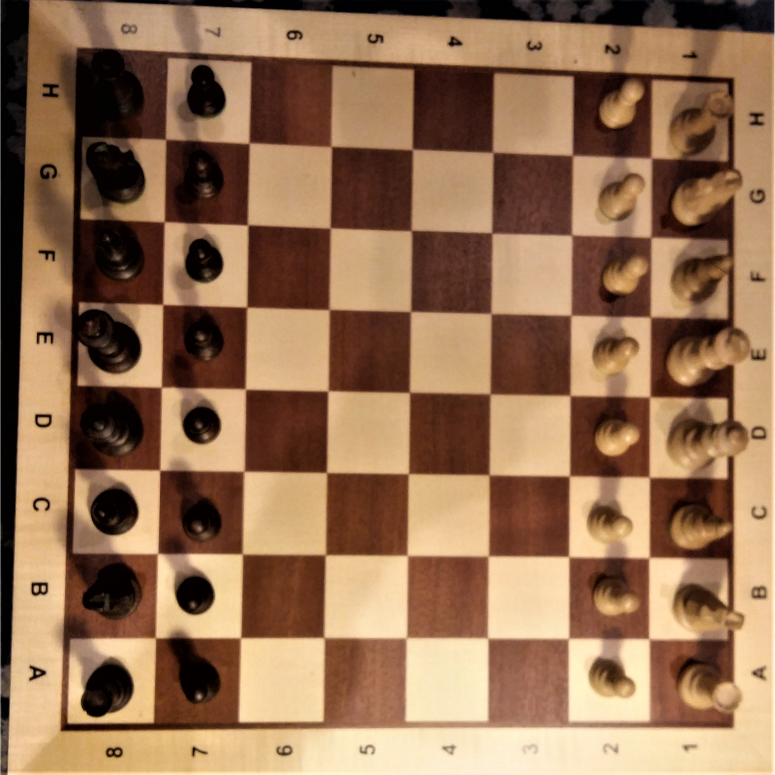
#> input picture chessPowerMaster/src/open_cv_tests/imgs/szaszki.jpg, 2324 x 2324 px (shown at 1/3 size)
$ python threshold.py
#> lines starting #> are read from the running program, lines starting #| are printed output that depends on the picture; after the words box and inside, x2 and y2 are one past the last pixel; in counts of white or black regions, pixels touching at a corner belong together
#!/usr/bin/env python3
# -*- coding: utf-8 -*-
"""
Created on Fri Feb 23 20:06:39 2018

@author: nos
"""
import cv2

def adaptive_thresh(img, block_size, c):
    gray = cv2.cvtColor(img, cv2.COLOR_BGR2GRAY)
    return cv2.adaptiveThreshold(gray, 255,
                                 cv2.ADAPTIVE_THRESH_GAUSSIAN_C,
                                 cv2.THRESH_BINARY, block_size, c)


if __name__ == '__main__':
    img_path = 'imgs/szaszki.jpg'
    img = cv2.resize(cv2.imread(img_path), None, fx = 0.4, fy = 0.4)
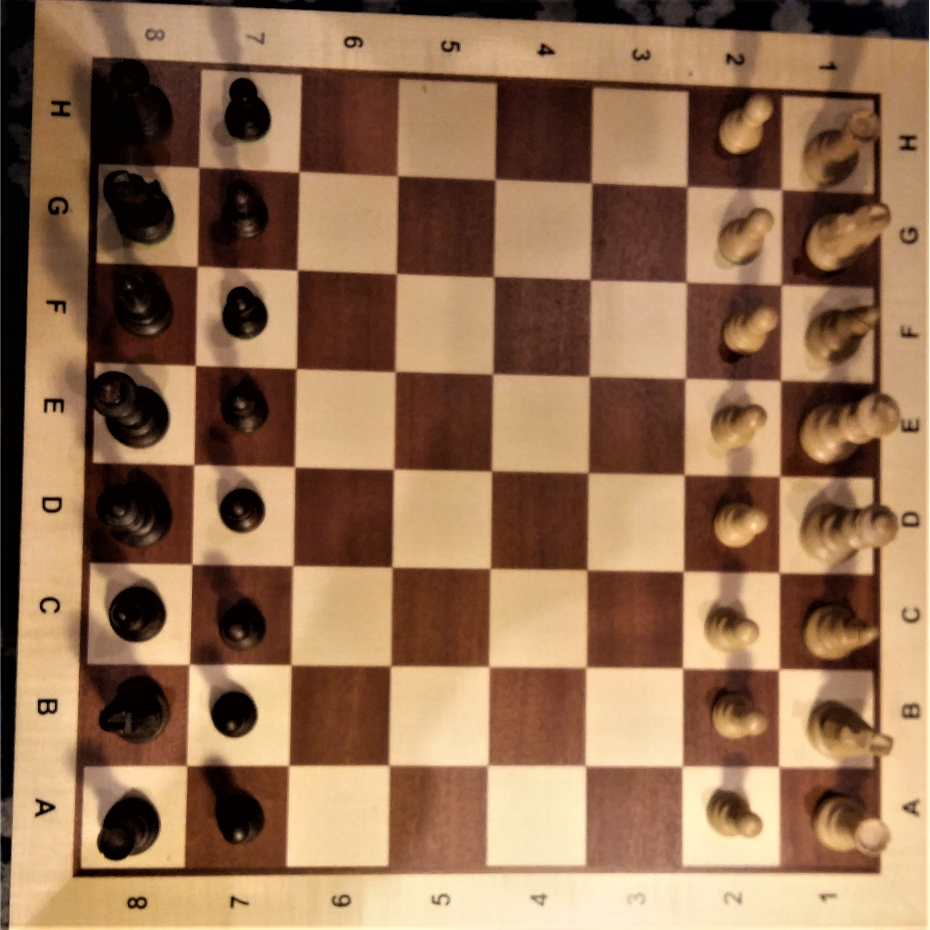
#> img: shape (930, 930, 3); mean B, G, R 82.9, 112.4, 148.1
    th_a = adaptive_thresh(img, 351, 2)
#> in adaptive_thresh, `gray = cv2.cvtColor(img, cv2.COLOR_BGR2GRAY)`:
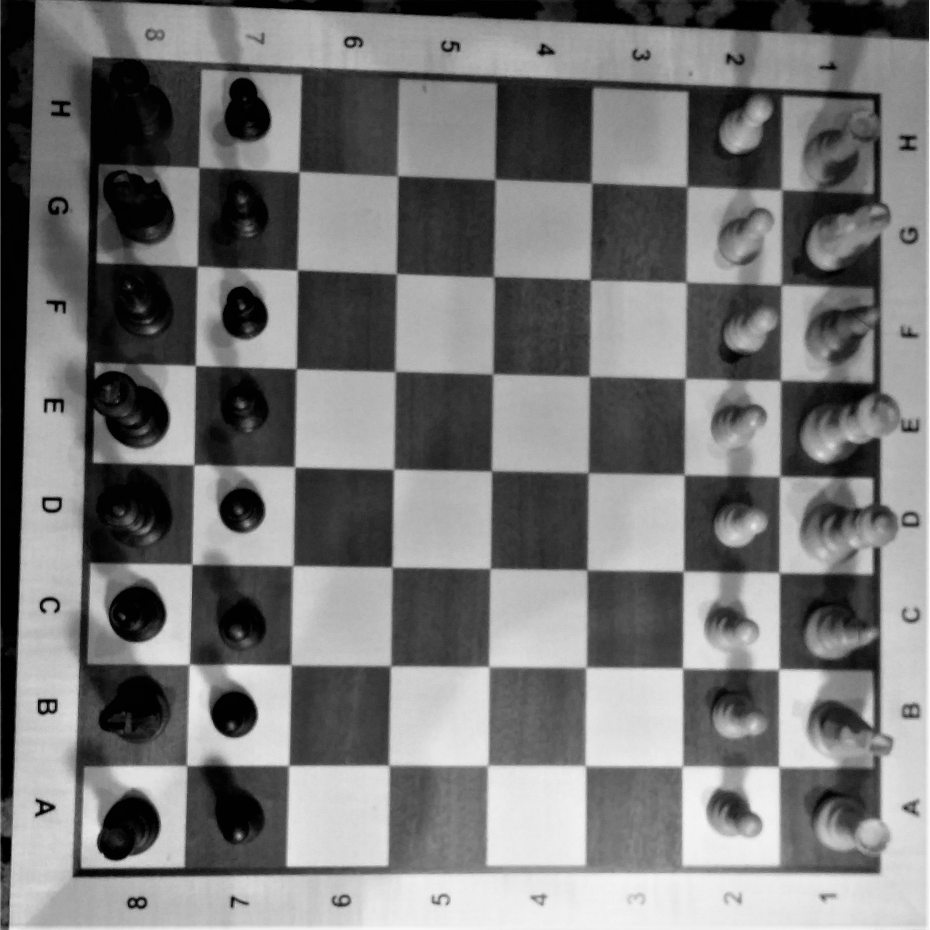
#> gray: shape (930, 930); min 0, max 254, mean 119.7
#> in adaptive_thresh, `return cv2.adaptiveThreshold(gray, 255, cv2.ADAPTIVE_THRESH_GAUSSIAN_C..`:
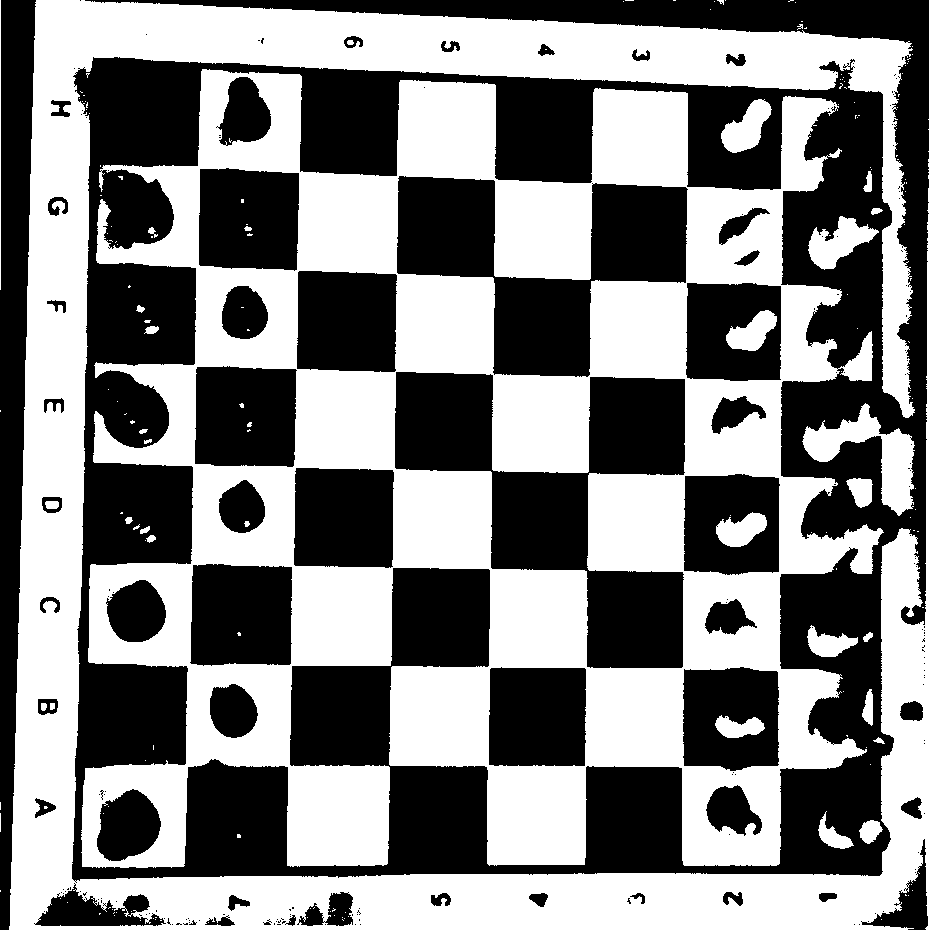
#> returned value: shape (930, 930); 51.1% white; 195 black regions (144 under 20 px), largest, box (x1, y1, x2, y2) and area: (72, 0, 929, 883) 226557, (395, 372, 685, 668) 37219, (397, 176, 688, 377) 27874
